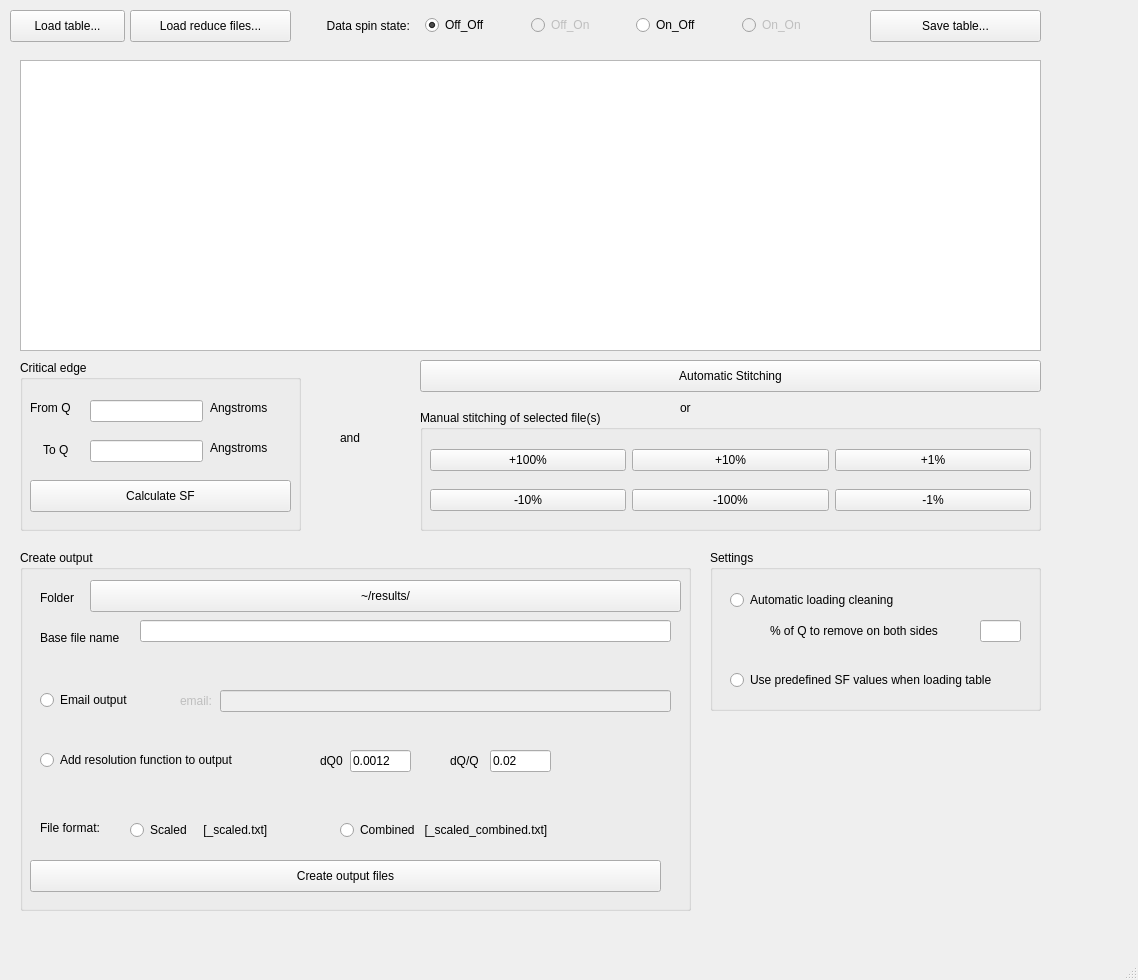
<?xml version="1.0" encoding="UTF-8"?>
<ui version="4.0">
 <class>MainWindow</class>
 <widget class="QMainWindow" name="MainWindow">
  <property name="geometry">
   <rect>
    <x>0</x>
    <y>0</y>
    <width>1138</width>
    <height>980</height>
   </rect>
  </property>
  <property name="windowTitle">
   <string>MainWindow</string>
  </property>
  <widget class="QWidget" name="centralwidget">
   <widget class="QPushButton" name="pushButton">
    <property name="geometry">
     <rect>
      <x>10</x>
      <y>10</y>
      <width>115</width>
      <height>32</height>
     </rect>
    </property>
    <property name="text">
     <string>Load table...</string>
    </property>
   </widget>
   <widget class="QPushButton" name="pushButton_2">
    <property name="geometry">
     <rect>
      <x>130</x>
      <y>10</y>
      <width>161</width>
      <height>32</height>
     </rect>
    </property>
    <property name="text">
     <string>Load reduce files...</string>
    </property>
   </widget>
   <widget class="QTableWidget" name="tableWidget">
    <property name="geometry">
     <rect>
      <x>20</x>
      <y>60</y>
      <width>1021</width>
      <height>291</height>
     </rect>
    </property>
   </widget>
   <widget class="QPushButton" name="pushButton_3">
    <property name="geometry">
     <rect>
      <x>870</x>
      <y>10</y>
      <width>171</width>
      <height>32</height>
     </rect>
    </property>
    <property name="text">
     <string>Save table...</string>
    </property>
   </widget>
   <widget class="QPushButton" name="pushButton_4">
    <property name="geometry">
     <rect>
      <x>420</x>
      <y>360</y>
      <width>621</width>
      <height>32</height>
     </rect>
    </property>
    <property name="text">
     <string>Automatic Stitching</string>
    </property>
   </widget>
   <widget class="QLabel" name="label_2">
    <property name="geometry">
     <rect>
      <x>680</x>
      <y>400</y>
      <width>21</width>
      <height>16</height>
     </rect>
    </property>
    <property name="text">
     <string>or</string>
    </property>
   </widget>
   <widget class="QGroupBox" name="groupBox">
    <property name="geometry">
     <rect>
      <x>420</x>
      <y>410</y>
      <width>621</width>
      <height>121</height>
     </rect>
    </property>
    <property name="title">
     <string>Manual stitching of selected file(s)</string>
    </property>
    <widget class="QWidget" name="horizontalLayoutWidget_2">
     <property name="geometry">
      <rect>
       <x>10</x>
       <y>30</y>
       <width>601</width>
       <height>41</height>
      </rect>
     </property>
     <layout class="QHBoxLayout" name="horizontalLayout_2">
      <item>
       <widget class="QPushButton" name="pushButton_6">
        <property name="text">
         <string>+100%</string>
        </property>
       </widget>
      </item>
      <item>
       <widget class="QPushButton" name="pushButton_7">
        <property name="text">
         <string>+10%</string>
        </property>
       </widget>
      </item>
      <item>
       <widget class="QPushButton" name="pushButton_8">
        <property name="text">
         <string>+1%</string>
        </property>
       </widget>
      </item>
     </layout>
    </widget>
    <widget class="QWidget" name="horizontalLayoutWidget_3">
     <property name="geometry">
      <rect>
       <x>10</x>
       <y>70</y>
       <width>601</width>
       <height>41</height>
      </rect>
     </property>
     <layout class="QHBoxLayout" name="horizontalLayout_3">
      <item>
       <widget class="QPushButton" name="pushButton_9">
        <property name="text">
         <string>-10%</string>
        </property>
       </widget>
      </item>
      <item>
       <widget class="QPushButton" name="pushButton_10">
        <property name="text">
         <string>-100%</string>
        </property>
       </widget>
      </item>
      <item>
       <widget class="QPushButton" name="pushButton_11">
        <property name="text">
         <string>-1%</string>
        </property>
       </widget>
      </item>
     </layout>
    </widget>
   </widget>
   <widget class="QWidget" name="horizontalLayoutWidget">
    <property name="geometry">
     <rect>
      <x>320</x>
      <y>10</y>
      <width>521</width>
      <height>31</height>
     </rect>
    </property>
    <layout class="QHBoxLayout" name="horizontalLayout">
     <item>
      <widget class="QLabel" name="label">
       <property name="text">
        <string>  Data spin state:  </string>
       </property>
      </widget>
     </item>
     <item>
      <widget class="QRadioButton" name="radioButton">
       <property name="text">
        <string>Off_Off</string>
       </property>
       <property name="checked">
        <bool>true</bool>
       </property>
      </widget>
     </item>
     <item>
      <widget class="QRadioButton" name="radioButton_2">
       <property name="enabled">
        <bool>false</bool>
       </property>
       <property name="text">
        <string>Off_On</string>
       </property>
      </widget>
     </item>
     <item>
      <widget class="QRadioButton" name="radioButton_3">
       <property name="text">
        <string>On_Off</string>
       </property>
      </widget>
     </item>
     <item>
      <widget class="QRadioButton" name="radioButton_4">
       <property name="enabled">
        <bool>false</bool>
       </property>
       <property name="text">
        <string>On_On</string>
       </property>
      </widget>
     </item>
    </layout>
   </widget>
   <widget class="QGroupBox" name="groupBox_2">
    <property name="geometry">
     <rect>
      <x>20</x>
      <y>360</y>
      <width>281</width>
      <height>171</height>
     </rect>
    </property>
    <property name="title">
     <string>Critical edge</string>
    </property>
    <widget class="QLabel" name="label_3">
     <property name="geometry">
      <rect>
       <x>10</x>
       <y>40</y>
       <width>62</width>
       <height>16</height>
      </rect>
     </property>
     <property name="text">
      <string>From Q</string>
     </property>
    </widget>
    <widget class="QLineEdit" name="lineEdit">
     <property name="geometry">
      <rect>
       <x>70</x>
       <y>40</y>
       <width>113</width>
       <height>22</height>
      </rect>
     </property>
    </widget>
    <widget class="QLabel" name="label_4">
     <property name="geometry">
      <rect>
       <x>190</x>
       <y>40</y>
       <width>81</width>
       <height>16</height>
      </rect>
     </property>
     <property name="text">
      <string>Angstroms</string>
     </property>
    </widget>
    <widget class="QLabel" name="label_5">
     <property name="geometry">
      <rect>
       <x>10</x>
       <y>80</y>
       <width>51</width>
       <height>20</height>
      </rect>
     </property>
     <property name="text">
      <string>    To Q</string>
     </property>
     <property name="alignment">
      <set>Qt::AlignLeading|Qt::AlignLeft|Qt::AlignVCenter</set>
     </property>
    </widget>
    <widget class="QLineEdit" name="lineEdit_2">
     <property name="geometry">
      <rect>
       <x>70</x>
       <y>80</y>
       <width>113</width>
       <height>22</height>
      </rect>
     </property>
    </widget>
    <widget class="QLabel" name="label_6">
     <property name="geometry">
      <rect>
       <x>190</x>
       <y>80</y>
       <width>81</width>
       <height>16</height>
      </rect>
     </property>
     <property name="text">
      <string>Angstroms</string>
     </property>
    </widget>
    <widget class="QPushButton" name="pushButton_5">
     <property name="geometry">
      <rect>
       <x>10</x>
       <y>120</y>
       <width>261</width>
       <height>32</height>
      </rect>
     </property>
     <property name="text">
      <string>Calculate SF</string>
     </property>
    </widget>
   </widget>
   <widget class="QLabel" name="label_7">
    <property name="geometry">
     <rect>
      <x>340</x>
      <y>430</y>
      <width>31</width>
      <height>16</height>
     </rect>
    </property>
    <property name="text">
     <string>and</string>
    </property>
   </widget>
   <widget class="QGroupBox" name="groupBox_3">
    <property name="geometry">
     <rect>
      <x>20</x>
      <y>550</y>
      <width>671</width>
      <height>361</height>
     </rect>
    </property>
    <property name="title">
     <string>Create output</string>
    </property>
    <widget class="QLabel" name="label_8">
     <property name="geometry">
      <rect>
       <x>20</x>
       <y>40</y>
       <width>62</width>
       <height>16</height>
      </rect>
     </property>
     <property name="text">
      <string>Folder</string>
     </property>
    </widget>
    <widget class="QPushButton" name="pushButton_12">
     <property name="geometry">
      <rect>
       <x>70</x>
       <y>30</y>
       <width>591</width>
       <height>32</height>
      </rect>
     </property>
     <property name="text">
      <string>~/results/</string>
     </property>
    </widget>
    <widget class="QLabel" name="label_9">
     <property name="geometry">
      <rect>
       <x>20</x>
       <y>80</y>
       <width>111</width>
       <height>16</height>
      </rect>
     </property>
     <property name="text">
      <string>Base file name</string>
     </property>
    </widget>
    <widget class="QLineEdit" name="lineEdit_3">
     <property name="geometry">
      <rect>
       <x>120</x>
       <y>70</y>
       <width>531</width>
       <height>22</height>
      </rect>
     </property>
    </widget>
    <widget class="QRadioButton" name="radioButton_5">
     <property name="geometry">
      <rect>
       <x>20</x>
       <y>140</y>
       <width>103</width>
       <height>20</height>
      </rect>
     </property>
     <property name="text">
      <string>Email output</string>
     </property>
     <property name="autoExclusive">
      <bool>false</bool>
     </property>
    </widget>
    <widget class="QLabel" name="label_10">
     <property name="enabled">
      <bool>false</bool>
     </property>
     <property name="geometry">
      <rect>
       <x>160</x>
       <y>140</y>
       <width>111</width>
       <height>21</height>
      </rect>
     </property>
     <property name="text">
      <string>email:</string>
     </property>
    </widget>
    <widget class="QLineEdit" name="lineEdit_4">
     <property name="enabled">
      <bool>false</bool>
     </property>
     <property name="geometry">
      <rect>
       <x>200</x>
       <y>140</y>
       <width>451</width>
       <height>22</height>
      </rect>
     </property>
    </widget>
    <widget class="QRadioButton" name="radioButton_6">
     <property name="geometry">
      <rect>
       <x>20</x>
       <y>200</y>
       <width>241</width>
       <height>20</height>
      </rect>
     </property>
     <property name="text">
      <string>Add resolution function to output</string>
     </property>
     <property name="autoExclusive">
      <bool>false</bool>
     </property>
    </widget>
    <widget class="QLabel" name="label_13">
     <property name="geometry">
      <rect>
       <x>20</x>
       <y>270</y>
       <width>81</width>
       <height>16</height>
      </rect>
     </property>
     <property name="text">
      <string>File format:</string>
     </property>
    </widget>
    <widget class="QRadioButton" name="radioButton_8">
     <property name="geometry">
      <rect>
       <x>320</x>
       <y>270</y>
       <width>251</width>
       <height>20</height>
      </rect>
     </property>
     <property name="text">
      <string>Combined   [_scaled_combined.txt]</string>
     </property>
     <property name="autoExclusive">
      <bool>false</bool>
     </property>
    </widget>
    <widget class="QRadioButton" name="radioButton_7">
     <property name="geometry">
      <rect>
       <x>110</x>
       <y>270</y>
       <width>171</width>
       <height>20</height>
      </rect>
     </property>
     <property name="text">
      <string>Scaled     [_scaled.txt]</string>
     </property>
     <property name="autoExclusive">
      <bool>false</bool>
     </property>
    </widget>
    <widget class="QPushButton" name="pushButton_13">
     <property name="geometry">
      <rect>
       <x>10</x>
       <y>310</y>
       <width>631</width>
       <height>32</height>
      </rect>
     </property>
     <property name="text">
      <string>Create output files</string>
     </property>
    </widget>
    <widget class="QLabel" name="label_12">
     <property name="geometry">
      <rect>
       <x>430</x>
       <y>200</y>
       <width>62</width>
       <height>21</height>
      </rect>
     </property>
     <property name="text">
      <string>dQ/Q</string>
     </property>
    </widget>
    <widget class="QLineEdit" name="lineEdit_5">
     <property name="geometry">
      <rect>
       <x>330</x>
       <y>200</y>
       <width>61</width>
       <height>22</height>
      </rect>
     </property>
     <property name="text">
      <string>0.0012</string>
     </property>
    </widget>
    <widget class="QLineEdit" name="lineEdit_6">
     <property name="geometry">
      <rect>
       <x>470</x>
       <y>200</y>
       <width>61</width>
       <height>22</height>
      </rect>
     </property>
     <property name="text">
      <string>0.02</string>
     </property>
    </widget>
    <widget class="QLabel" name="label_11">
     <property name="geometry">
      <rect>
       <x>300</x>
       <y>200</y>
       <width>62</width>
       <height>21</height>
      </rect>
     </property>
     <property name="text">
      <string>dQ0</string>
     </property>
    </widget>
   </widget>
   <widget class="QGroupBox" name="groupBox_4">
    <property name="geometry">
     <rect>
      <x>710</x>
      <y>550</y>
      <width>331</width>
      <height>161</height>
     </rect>
    </property>
    <property name="title">
     <string>Settings</string>
    </property>
    <widget class="QRadioButton" name="radioButton_9">
     <property name="geometry">
      <rect>
       <x>20</x>
       <y>40</y>
       <width>211</width>
       <height>20</height>
      </rect>
     </property>
     <property name="text">
      <string>Automatic loading cleaning</string>
     </property>
    </widget>
    <widget class="QLabel" name="label_14">
     <property name="geometry">
      <rect>
       <x>60</x>
       <y>70</y>
       <width>201</width>
       <height>21</height>
      </rect>
     </property>
     <property name="text">
      <string>% of Q to remove on both sides</string>
     </property>
    </widget>
    <widget class="QLineEdit" name="lineEdit_7">
     <property name="geometry">
      <rect>
       <x>270</x>
       <y>70</y>
       <width>41</width>
       <height>22</height>
      </rect>
     </property>
    </widget>
    <widget class="QRadioButton" name="radioButton_10">
     <property name="geometry">
      <rect>
       <x>20</x>
       <y>120</y>
       <width>311</width>
       <height>20</height>
      </rect>
     </property>
     <property name="text">
      <string>Use predefined SF values when loading table</string>
     </property>
    </widget>
   </widget>
  </widget>
  <widget class="QMenuBar" name="menubar">
   <property name="geometry">
    <rect>
     <x>0</x>
     <y>0</y>
     <width>1138</width>
     <height>22</height>
    </rect>
   </property>
  </widget>
  <widget class="QStatusBar" name="statusbar"/>
 </widget>
 <resources/>
 <connections/>
</ui>
